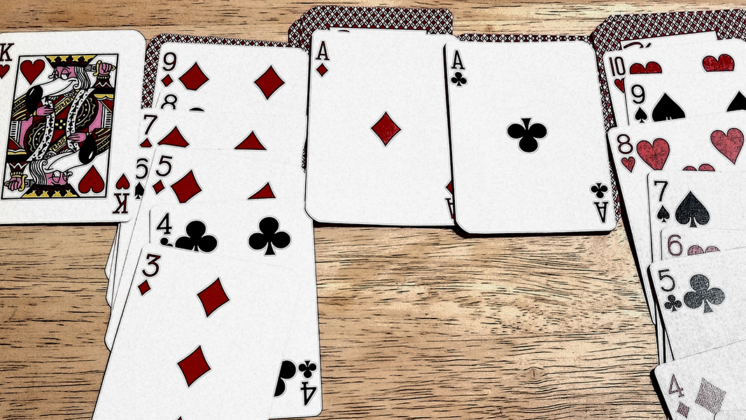
//> input picture Resources/card.jpg, 746 x 420 px
$ ./Chapter5   (built with g++ and OpenCV 4)
//> lines starting //> are read from the running program, lines starting //| are printed output that depends on the picture; after the words box and inside, x2 and y2 are one past the last pixel; in counts of white or black regions, pixels touching at a corner belong together

#include <opencv2/highgui.hpp>
#include <opencv2/imgproc.hpp>
#include <opencv2/imgcodecs.hpp>
#include <iostream>
using namespace std;
using namespace cv;

//-----------------Warp Perspective-----------------//


float w = 250, h = 350;


int main() {
	string path = "Resources/card.jpg";
	Mat img = imread(path);
//> img is the input picture: 420 rows x 746 cols, CV_8UC3; mean B, G, R 174.2, 184.4, 197.5
	Point2f src[4] = { {445,46},{588,39},{459,231},{615,229} };
	Point2f dst[4] = { {0.0f,0.0f},{w,0.0f},{0.0f,h},{w,h} };

	for (int i = 0; i < 4; i++) {
		circle(img, src[i], 5, Scalar(0, 69, 255), FILLED);
	}
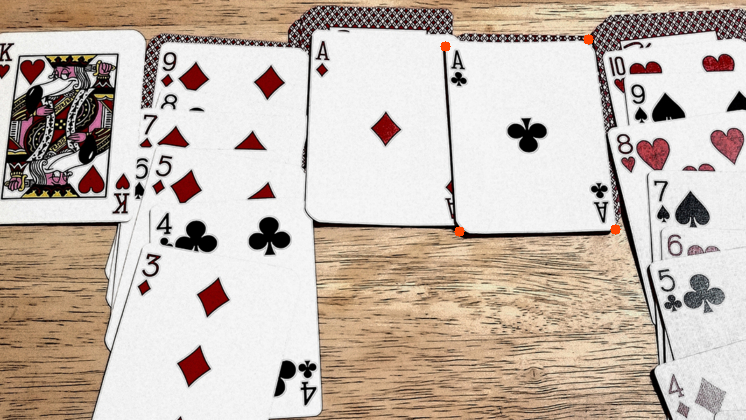
//> img: 420 rows x 746 cols, CV_8UC3; 0.1% of pixels changed, all inside (x1, y1, x2, y2) = (440, 34, 621, 237)

	Mat matrix, imgWarp;
	matrix = getPerspectiveTransform(src, dst);
	warpPerspective(img, imgWarp, matrix, Point(w, h));
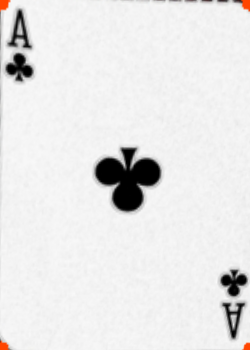
//> imgWarp: 350 rows x 250 cols, CV_8UC3; mean B, G, R 230.5, 230.7, 231.2

	imshow("imgWarp", imgWarp);
	imshow("img", img);

	waitKey(0);
	return 0;
}

$ run again, with Resources/avt.jpg copied over Resources/card.jpg
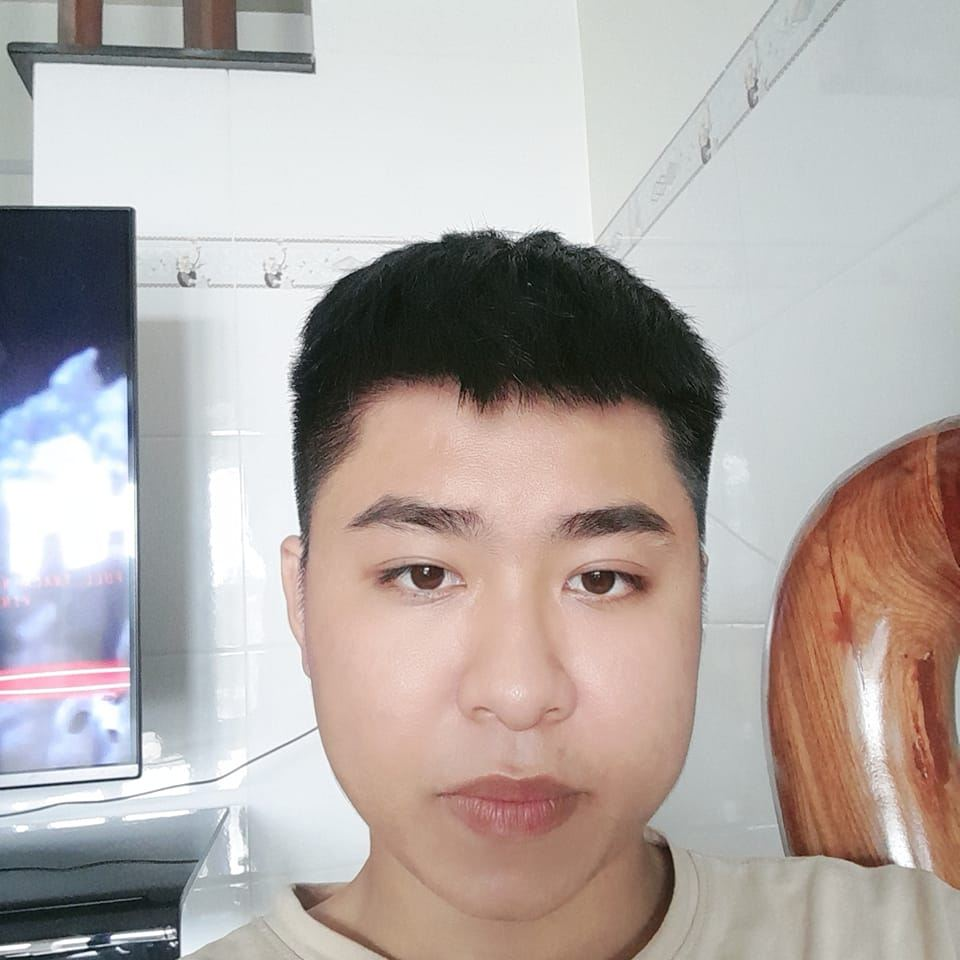
//> input picture Resources/avt.jpg, 960 x 960 px
//> img is the input picture: 960 rows x 960 cols, CV_8UC3; mean B, G, R 166.9, 170.1, 178.4
//> `warpPerspective(img, imgWarp, matrix, Point(w, h));`:
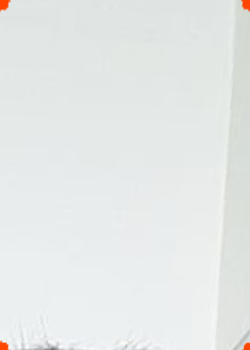
//> imgWarp: 350 rows x 250 cols, CV_8UC3; mean B, G, R 231.7, 232.6, 229.4
